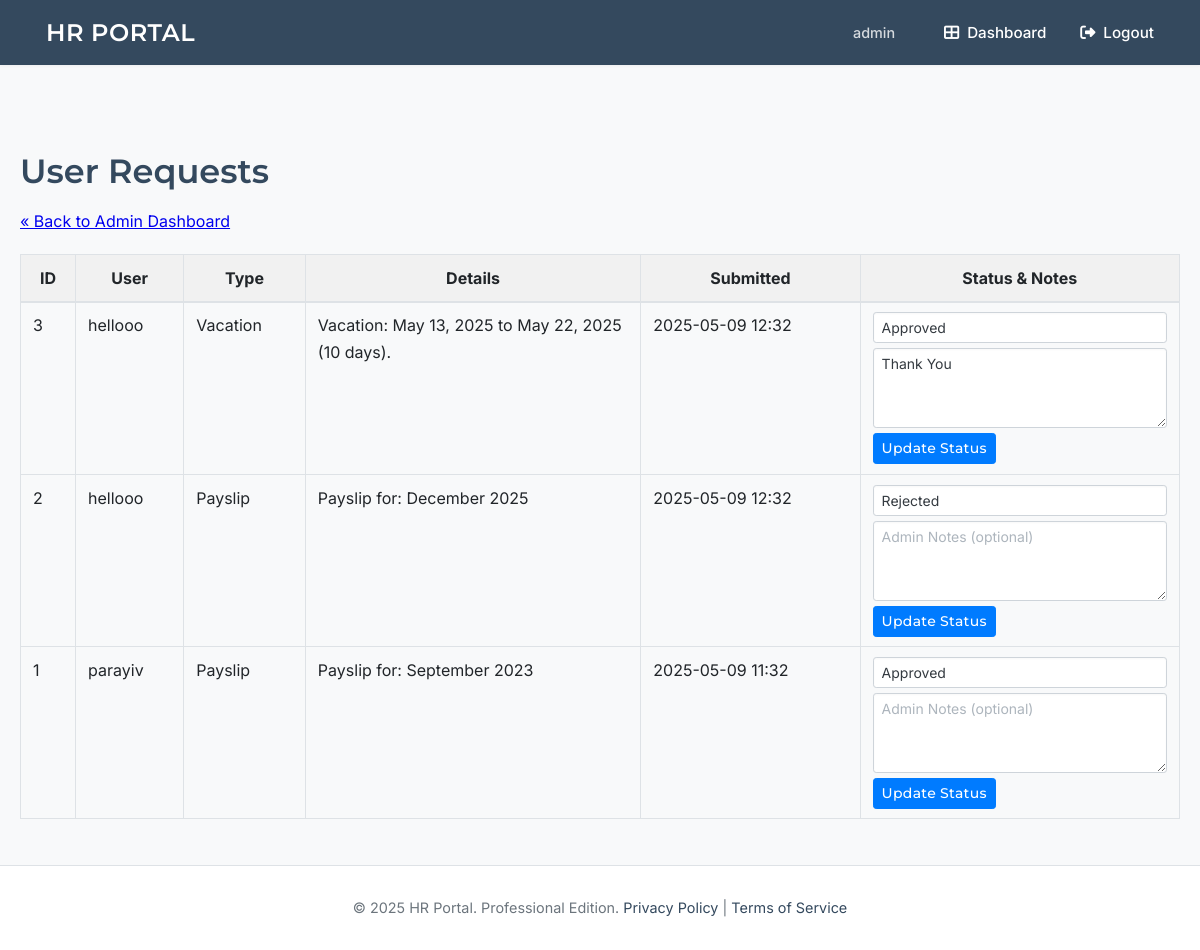
Screenshot of /admin/requests (signed in) with the database file from the repository.
### tables this page shows
CREATE TABLE users (
    id INTEGER PRIMARY KEY AUTOINCREMENT,
    username TEXT UNIQUE NOT NULL,
    password_hash TEXT NOT NULL,
    is_admin BOOLEAN NOT NULL DEFAULT 0,
    full_name TEXT,             -- NEW
    gender TEXT,                -- NEW (e.g., 'male', 'female', 'other', 'prefer_not_to_say')
    department TEXT             -- NEW
);

CREATE TABLE requests (
    id INTEGER PRIMARY KEY AUTOINCREMENT,
    user_id INTEGER NOT NULL,
    request_type TEXT NOT NULL, -- 'payslip', 'vacation'
    details TEXT, -- e.g., month for payslip, dates for vacation
    status TEXT NOT NULL DEFAULT 'pending', -- pending, approved, rejected
    submitted_at DATETIME DEFAULT CURRENT_TIMESTAMP,
    admin_notes TEXT,
    FOREIGN KEY (user_id) REFERENCES users (id)
);

### app.py (the view)
@app.route('/admin/requests')
@login_required
@admin_required
def admin_view_requests():
    db = get_db()
    requests_raw = db.execute('''
        SELECT r.id, r.request_type, r.details, r.status, r.submitted_at, r.admin_notes, u.username as user_username
        FROM requests r
        JOIN users u ON r.user_id = u.id
        ORDER BY r.status = 'pending' DESC, r.submitted_at DESC
    ''').fetchall()
    requests_processed = []
    for req_row in requests_raw:
        req_dict = dict(req_row)
        try:
            if isinstance(req_dict['submitted_at'], str):
                dt_obj = datetime.strptime(req_dict['submitted_at'], '%Y-%m-%d %H:%M:%S.%f')
            elif isinstance(req_dict['submitted_at'], datetime):
                dt_obj = req_dict['submitted_at']
            else:
                dt_obj = None
        except ValueError:
            try:
                if isinstance(req_dict['submitted_at'], str):
                    dt_obj = datetime.strptime(req_dict['submitted_at'], '%Y-%m-%d %H:%M:%S')
                else:
                    dt_obj = req_dict['submitted_at']
            except ValueError as e:
                app.logger.error(f"Error parsing submitted_at string '{req_dict['submitted_at']}': {e}")
                dt_obj = None
        req_dict['submitted_at'] = dt_obj
        requests_processed.append(req_dict)
    return render_template('admin_view_requests.html', requests=requests_processed)

### app.py (called while the page is built)
def get_db():
    if 'db' not in g:
        try:
            os.makedirs(app.instance_path)
        except OSError:
            pass
        g.db = sqlite3.connect(
            app.config['DATABASE'],
            detect_types=sqlite3.PARSE_DECLTYPES
        )
        g.db.row_factory = sqlite3.Row
    return g.db

def convert_datetime_iso(val):
    try:
        return datetime.fromisoformat(val.decode())
    except (ValueError, AttributeError):
        try: # Try common SQLite format if fromisoformat fails
            return datetime.strptime(val.decode(), "%Y-%m-%d %H:%M:%S.%f")
        except (ValueError, AttributeError):
            try:
                return datetime.strptime(val.decode(), "%Y-%m-%d %H:%M:%S")
            except (ValueError, AttributeError):
                return None # Or raise an error, or return the original string

def login_required(view):
    @wraps(view)
    def wrapped_view(**kwargs):
        if g.user is None:
            flash('Please log in to access this page.', 'error')
            return redirect(url_for('login', next=request.url))
        return view(**kwargs)
    return wrapped_view

def admin_required(view):
    @wraps(view)
    def wrapped_view(**kwargs):
        if not g.user or not g.user['is_admin']:
            flash('You do not have permission to access this page.', 'error')
            return redirect(url_for('dashboard'))
        return view(**kwargs)
    return wrapped_view

@app.before_request
def load_logged_in_user():
    user_id = session.get('user_id')
    g.user = None
    if user_id is not None:
        db = get_db()
        g.user = db.execute(
            'SELECT id, username, is_admin, full_name, gender, department FROM users WHERE id = ?', (user_id,)
        ).fetchone()

@app.context_processor
def inject_now():
    return {'now': datetime.utcnow()}

### templates/admin_view_requests.html (shortened to what this page needs)
{% extends 'base.html' %}
{% block content %}
<h1 class="page-title">User Requests</h1>
<a href="{{ url_for('dashboard') }}" class="subtle-link" style="margin-bottom:20px; display:inline-block;">« Back to Admin Dashboard</a>
{% if requests %}
    <table class="table">
        <thead>
            <tr>
                <th>ID</th>
                <th>User</th>
                <th>Type</th>
                <th>Details</th>
                <th>Submitted</th>
                <th>Status & Notes</th>
            </tr>
        </thead>
        <tbody>
        {% for req in requests %}
            <tr>
                <td>{{ req.id }}</td>
                <td>{{ req.user_username }}</td>
                <td>{{ req.request_type|capitalize }}</td>
                <td style="white-space: pre-wrap; max-width: 250px;">{{ req.details }}</td>
                <td>
                    {% if req.submitted_at %}
                        {{ req.submitted_at.strftime('%Y-%m-%d %H:%M') }}
                    {% else %}
                        N/A
                    {% endif %}
                </td>
                <td>
                    <form method="post" action="{{ url_for('admin_update_request_status', request_id=req.id) }}">
                        <div style="margin-bottom: 5px;">
                            <select name="status" class="form-control form-control-sm">
                                <option value="approved" {{ 'selected' if req.status == 'approved' }}>Approved</option>
                                <option value="rejected" {{ 'selected' if req.status == 'rejected' }}>Rejected</option>
                            </select>
                        </div>
                        <div style="margin-bottom: 5px;">
                            <textarea name="admin_notes" placeholder="Admin Notes (optional)" class="form-control form-control-sm" rows="2" style="width:100%; min-width: 180px;">{{ req.admin_notes or '' }}</textarea>
                        </div>
                        <input type="submit" value="Update Status" class="btn btn-sm btn-primary">
                    </form>
                </td>
            </tr>
        {% endfor %}
        </tbody>
    </table>
{% else %}
    <p>No user requests found.</p>
{% endif %}
{% endblock %}

### templates/base.html (shortened to what this page needs)
<!doctype html>
<html lang="en">
<head>
    <link rel="stylesheet" href="https://cdnjs.cloudflare.com/ajax/libs/font-awesome/6.4.0/css/all.min.css">
    <link rel="stylesheet" href="https://cdn.jsdelivr.net/npm/flatpickr/dist/flatpickr.min.css">
</head>
<body>
    <nav class="navbar">
        <a href="{{ url_for('index') }}" class="site-title">HR PORTAL</a>
        <div class="right">
            {% if g.user %}
                <span>{{ g.user.username }}</span>
                <a href="{{ url_for('dashboard') }}"><i class="fas fa-th-large fa-fw"></i> Dashboard</a>
                <a href="{{ url_for('logout') }}"><i class="fas fa-sign-out-alt fa-fw"></i> Logout</a>
            {% else %}
                <a href="{{ url_for('login') }}"><i class="fas fa-sign-in-alt fa-fw"></i> Login</a>
                <a href="{{ url_for('register') }}"><i class="fas fa-user-plus fa-fw"></i> Register</a>
            {% endif %}
        </div>
    </nav>
    <main class="container">
        {% block content %}{% endblock %}
    </main>
    <footer>
        © {{ now.year if now else '2024' }} HR Portal. Professional Edition.
        <a href="#">Privacy Policy</a> | <a href="#">Terms of Service</a>
    </footer>
</body>
</html>

### templates/base.html (style rules this page uses)
:root { --primary-color: #34495e; --secondary-color: #b28c5e; --accent-color: #48a9a6; --background-color: #f8f9fa; --card-bg: #ffffff; --text-color-dark: #343a40; --text-color-headings: var(--primary-color); --text-color-light: #6c757d; --border-color: #dee2e6; --border-radius-md: 8px; --border-radius-sm: 5px; --shadow-sm: 0 1px 3px rgba(0, 0, 0, 0.05); --shadow-md: 0 4px 10px rgba(0, 0, 0, 0.07); --font-family-headings: 'Montserrat', sans-serif; --font-family-body: 'Inter', sans-serif; }
*, *::before, *::after { box-sizing: border-box; }
body { font-family: var(--font-family-body); font-weight: 400; margin: 0; background-color: var(--background-color); color: var(--text-color-dark); line-height: 1.65; display: flex; flex-direction: column; min-height: 100vh; }
.navbar { background-color: var(--primary-color); padding: 0 30px; box-shadow: var(--shadow-sm); display: flex; justify-content: space-between; align-items: center; height: 65px; position: sticky; top: 0; z-index: 1000; }
.navbar a, .navbar span { color: #ffffff; padding: 10px 16px; text-decoration: none; font-size: 0.95em; font-weight: 500; transition: background-color 0.2s; display: inline-flex; align-items: center; }
.navbar .site-title { font-family: var(--font-family-headings); font-weight: 600; font-size: 1.5em; letter-spacing: 0.5px; }
.navbar .right { display: flex; align-items: center; }
.navbar .right span { margin-right: 15px; font-size: 0.9em; opacity: 0.8; }
.navbar .right a i { margin-right: 6px; }
.container { width: 100%; margin: 30px auto; padding: 0 20px; flex-grow: 1; }
.page-title { font-family: var(--font-family-headings); font-weight: 600; font-size: 2.1em; color: var(--text-color-headings); margin-bottom: 10px; }
.form-control { display: block; width: 100%; padding: 12px 15px; font-size: 1em; font-family: var(--font-family-body); font-weight: 400; line-height: 1.6; color: var(--text-color-dark); background-color: var(--card-bg); background-clip: padding-box; border: 1px solid #d8e0e7; appearance: none; border-radius: var(--border-radius-sm); box-shadow: inset 0 1px 2px rgba(0,0,0,0.03); transition: border-color .15s ease-in-out, box-shadow .15s ease-in-out; }
.form-control::placeholder { color: #adb5bd; opacity: 1; }
textarea.form-control { min-height: 80px; resize: vertical; }
select.form-control { padding-right: 30px; }
.btn { display: inline-block; background-color: var(--primary-color); color: white; padding: 10px 22px; border: 1px solid var(--primary-color); border-radius: var(--border-radius-sm); text-decoration: none; font-size: 0.95em; font-weight: 500; font-family: var(--font-family-headings); letter-spacing: 0.3px; cursor: pointer; text-align: center; vertical-align: middle; transition: background-color 0.2s, border-color 0.2s, color 0.2s, transform 0.1s; }
footer { text-align: center; padding: 30px 20px; background-color: var(--card-bg); color: var(--text-color-light); margin-top: auto; font-size: 0.9em; border-top: 1px solid var(--border-color); }
footer a { color: var(--primary-color); text-decoration: none; }

### templates/admin_view_requests.html (style rules this page uses)
.table { width: 100%; margin-bottom: 1rem; color: #212529; border-collapse: collapse; }
.table th, .table td { padding: .6rem .75rem; vertical-align: top; border: 1px solid #dee2e6; }
.table thead th { vertical-align: bottom; border-bottom-width: 2px; background-color: #f1f1f1; }
.form-control-sm { padding: .25rem .5rem; font-size: .875rem; line-height: 1.5; border-radius: .2rem; border: 1px solid #ced4da; }
.btn-sm { padding: .25rem .5rem; font-size: .875rem; line-height: 1.5; border-radius: .2rem; }
.btn-primary { color: #fff; background-color: #007bff; border-color: #007bff; }

### rows the page displays
users: user.username "admin"
requests: id "3", user_username "hellooo", request_type "Vacation", details "Vacation: May 13, 2025 to May 22, 2025 (10 days).", submitted_at "2025-05-09 12:32", admin_notes "Thank You"
requests: id "2", user_username "hellooo", request_type "Payslip", details "Payslip for: December 2025", submitted_at "2025-05-09 12:32"
requests: id "1", user_username "parayiv", request_type "Payslip", details "Payslip for: September 2023", submitted_at "2025-05-09 11:32"
